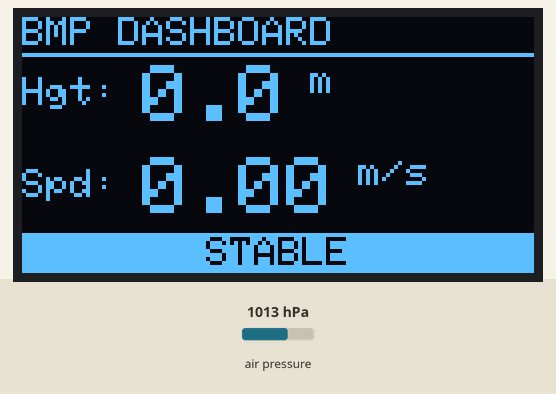
This sketch was run on a simulated ESP32. Shown: 128×64 one-colour display. Inputs (shaded band) come from the test bench; at power-on: air pressure 1013 hPa.

Above: at 3.3 s.
3.4 s: air pressure set to 952 hPa
At 5.1 s:
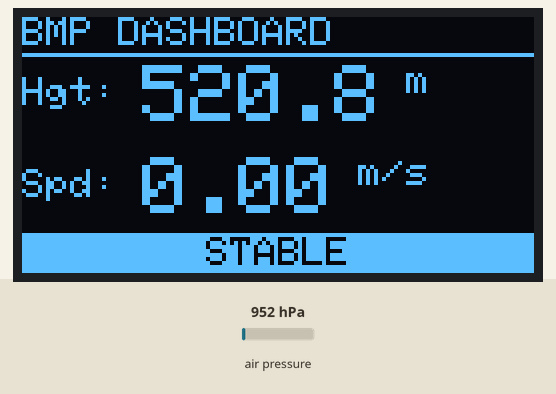
5.4 s: air pressure set to 975 hPa
At 5.69 s:
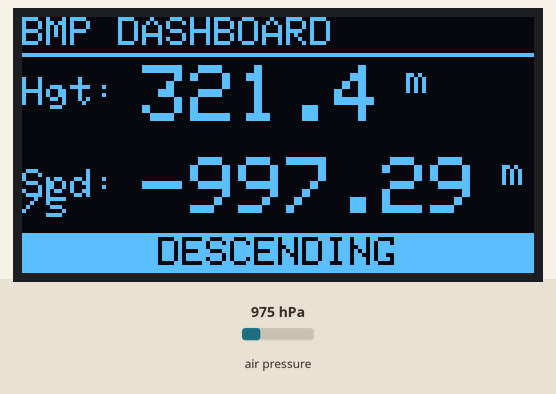
7.2 s: air pressure set to 1000 hPa
At 7.71 s:
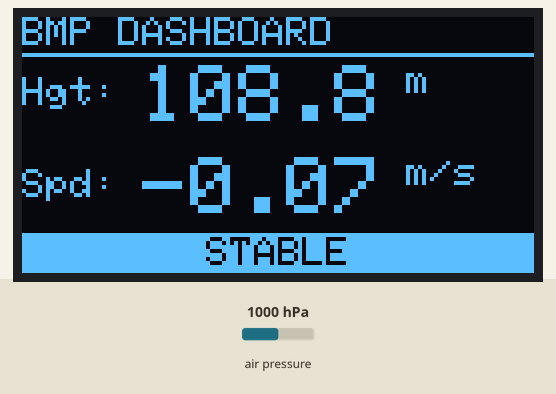
8.9 s: air pressure set to 1025 hPa
At 9.33 s:
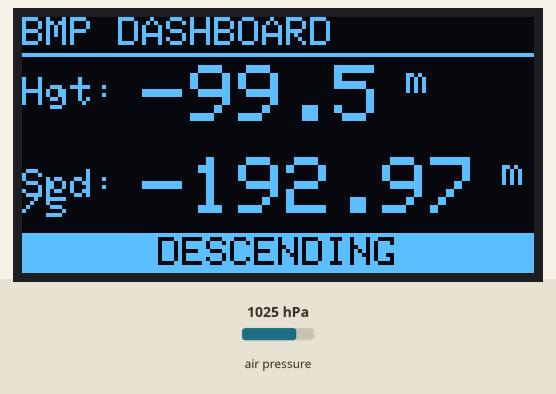
10.9 s: air pressure set to 952 hPa
At 11.35 s:
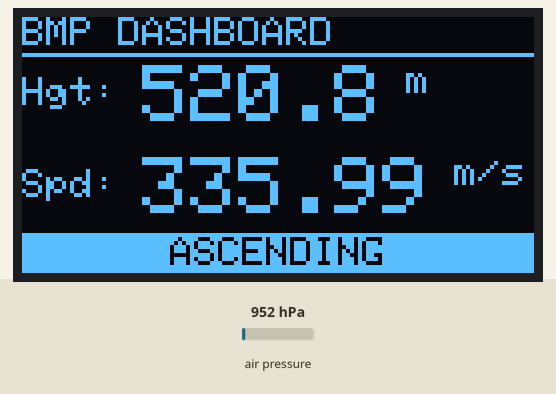
Timing chart, 0 to 13.9 s (numbered marks = the images above; inputs shaded):
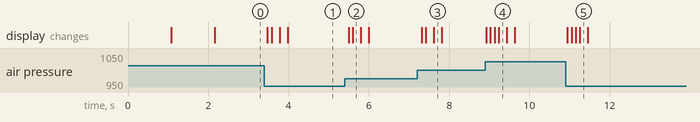

Measured:
- after the input at 3.4 s, the display: first changes after 0.07 s (image 1 shows a later state)
- after the input at 5.4 s, the display: first changes after 0.09 s (image 2 shows a later state)
- after the input at 7.2 s, the display: first changes after 0.11 s (image 3 shows a later state)
- after the input at 8.9 s, the display: first changes at once (image 4 shows a later state)
- after the input at 10.9 s, the display: first changes after 0.05 s (image 5 shows a later state)

The sketch:

altitude.ino
```cpp
#include <Adafruit_BMP085.h>
#include <Adafruit_GFX.h>
#include <Adafruit_SSD1306.h>
#include <Wire.h>

/* --- CONFIGURATION --- */
#define SCREEN_WIDTH 128
#define SCREEN_HEIGHT 64
#define OLED_RESET    -1
#define I2C_SDA       21
#define I2C_SCL       22

// Objects
Adafruit_BMP085 bmp;
Adafruit_SSD1306 display(SCREEN_WIDTH, SCREEN_HEIGHT, &Wire, OLED_RESET);

// --- SENSOR VARIABLES ---
float baselineAltitude = 0.0;
float smoothedAltitude = 0.0;
const float alpha = 0.1; // Smoothing factor
float prevAltitude = 0.0;
unsigned long prevTime = 0;
float verticalSpeed = 0.0;
float relativeHeight = 0.0;
String statusStr = "STABLE";

// Thresholds
const float MOVEMENT_THRESHOLD = 0.2;

// --- DISPLAY TIMING ---
unsigned long lastScreenRefresh = 0;
const int refreshRate = 100;    // Update numbers every 100ms

void setup() {
  Serial.begin(115200);

  // 1. Initialize I2C
  Wire.begin(I2C_SDA, I2C_SCL);

  // 2. Initialize OLED
  if(!display.begin(SSD1306_SWITCHCAPVCC, 0x3C)) { // Address 0x3C for most OLEDs
    Serial.println(F("SSD1306 allocation failed. Check wiring or try 0x3D"));
    for(;;);
  }
  display.clearDisplay();
  display.setTextColor(SSD1306_WHITE);

  // Show Boot Screen
  centerText("INIT SENSORS", 25, 1);
  display.display();
  delay(1000);

  // 3. Initialize BMP Sensor
  if (!bmp.begin()) {
    display.clearDisplay();
    centerText("BMP ERROR", 20, 2);
    centerText("Check Wiring", 45, 1);
    display.display();
    while (1);
  }

  // 4. Calibration (Tare)
  display.clearDisplay();
  centerText("CALIBRATING", 20, 1);
  centerText("Don't Move...", 40, 1);
  display.display();

  float sum = 0;
  int samples = 50;
  for(int i = 0; i < samples; i++) {
    sum += bmp.readAltitude();
    delay(20);
  }
  baselineAltitude = sum / samples;
  smoothedAltitude = baselineAltitude;
  prevAltitude = smoothedAltitude;
  prevTime = millis();
}

void loop() {
  unsigned long currentMillis = millis();

  // --- 1. SENSOR LOGIC (Run continuously) ---
  float currentRawAltitude = bmp.readAltitude();

  // Low-Pass Filter
  smoothedAltitude = (currentRawAltitude * alpha) + (smoothedAltitude * (1.0 - alpha));

  // Relative Height
  relativeHeight = smoothedAltitude - baselineAltitude;

  // Vertical Speed Calculation
  // Calculate time difference in seconds (dt)
  float dt = (currentMillis - prevTime) / 1000.0;

  if (dt > 0.2) { // Update speed calc every 200ms to avoid jitter
    verticalSpeed = (smoothedAltitude - prevAltitude) / dt;

    if (verticalSpeed > MOVEMENT_THRESHOLD) statusStr = "ASCENDING";
    else if (verticalSpeed < -MOVEMENT_THRESHOLD) statusStr = "DESCENDING";
    else statusStr = "STABLE";

    prevAltitude = smoothedAltitude;
    prevTime = currentMillis;
  }

  // --- 2. DISPLAY LOGIC ---
  // Screen Refresh Logic (Every 100ms - Makes it look "Live")
  if (currentMillis - lastScreenRefresh >= refreshRate) {
    lastScreenRefresh = currentMillis;
    updateDisplayContent();
  }
}

// --- VISUAL FUNCTIONS ---

void centerText(String text, int y, int size) {
  int16_t x1, y1;
  uint16_t w, h;
  display.setTextSize(size);
  display.getTextBounds(text, 0, 0, &x1, &y1, &w, &h);
  int x = (SCREEN_WIDTH - w) / 2;
  display.setCursor(x, y);
  display.print(text);
}

void updateDisplayContent() {
  display.clearDisplay();

  // --- Header ---
  display.setTextSize(1);
  display.setCursor(0, 0);
  display.print("BMP DASHBOARD");
  display.drawLine(0, 9, 128, 9, SSD1306_WHITE);

  // --- Row 1: Relative Height ---
  display.setCursor(0, 15);
  display.setTextSize(1);
  display.print("Hgt:");

  display.setCursor(30, 12);
  display.setTextSize(2);
  display.print(relativeHeight, 1); // 1 decimal place
  display.setTextSize(1);
  display.print(" m");

  // --- Row 2: Vertical Speed ---
  display.setCursor(0, 38);
  display.setTextSize(1);
  display.print("Spd:");

  display.setCursor(30, 35);
  display.setTextSize(2);
  display.print(verticalSpeed, 2); // 2 decimal places
  display.setTextSize(1);
  display.print(" m/s");

  // --- Row 3: Status Bar (Bottom) ---
  display.fillRect(0, 54, 128, 10, SSD1306_WHITE); // White background
  display.setTextColor(SSD1306_BLACK, SSD1306_WHITE); // Black text on white
  centerText(statusStr, 55, 1); // Centered status text
  display.setTextColor(SSD1306_WHITE); // Reset to White text

  display.display();
}
```
